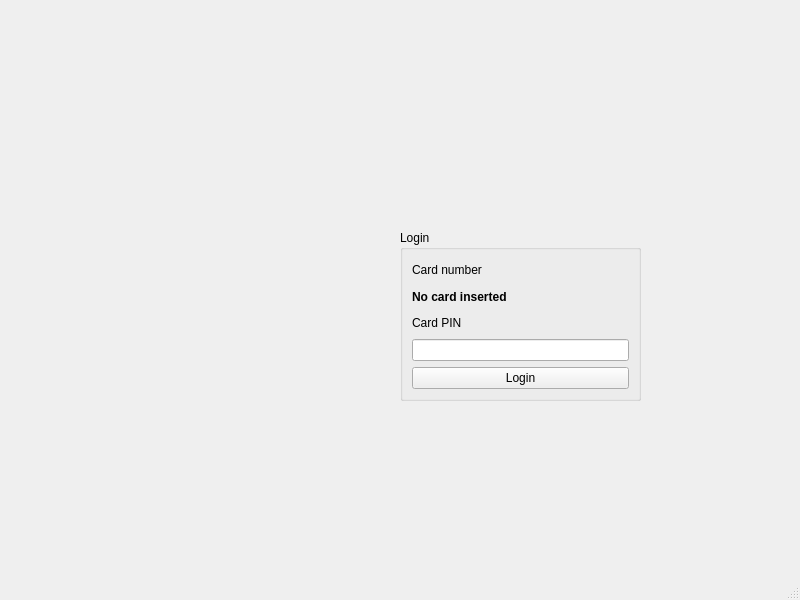
<?xml version="1.0" encoding="UTF-8"?>
<ui version="4.0">
 <class>mw1</class>
 <widget class="QMainWindow" name="mw1">
  <property name="geometry">
   <rect>
    <x>0</x>
    <y>0</y>
    <width>800</width>
    <height>600</height>
   </rect>
  </property>
  <property name="windowTitle">
   <string>RahanAhneBank</string>
  </property>
  <property name="styleSheet">
   <string notr="true"/>
  </property>
  <widget class="QWidget" name="centralwidget">
   <widget class="QGroupBox" name="groupBox">
    <property name="geometry">
     <rect>
      <x>400</x>
      <y>230</y>
      <width>241</width>
      <height>171</height>
     </rect>
    </property>
    <property name="title">
     <string>Login</string>
    </property>
    <layout class="QVBoxLayout" name="verticalLayout_2">
     <item>
      <layout class="QVBoxLayout" name="verticalLayout_3">
       <item>
        <widget class="QLabel" name="label">
         <property name="text">
          <string>Card number</string>
         </property>
        </widget>
       </item>
       <item>
        <widget class="QLabel" name="cardNumber">
         <property name="font">
          <font>
           <bold>true</bold>
          </font>
         </property>
         <property name="text">
          <string>No card inserted</string>
         </property>
        </widget>
       </item>
      </layout>
     </item>
     <item>
      <layout class="QVBoxLayout" name="verticalLayout">
       <item>
        <widget class="QLabel" name="label_2">
         <property name="text">
          <string>Card PIN</string>
         </property>
        </widget>
       </item>
       <item>
        <widget class="QLineEdit" name="pinNumber">
         <property name="echoMode">
          <enum>QLineEdit::Password</enum>
         </property>
         <property name="readOnly">
          <bool>true</bool>
         </property>
        </widget>
       </item>
      </layout>
     </item>
     <item>
      <widget class="QPushButton" name="pb_login">
       <property name="text">
        <string>Login</string>
       </property>
      </widget>
     </item>
    </layout>
   </widget>
  </widget>
  <widget class="QStatusBar" name="statusbar"/>
  <widget class="QMenuBar" name="menubar">
   <property name="geometry">
    <rect>
     <x>0</x>
     <y>0</y>
     <width>800</width>
     <height>22</height>
    </rect>
   </property>
  </widget>
 </widget>
 <resources/>
 <connections/>
</ui>
